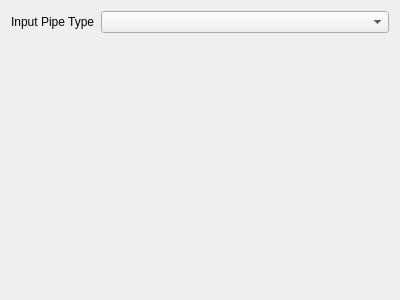
<?xml version="1.0" encoding="UTF-8"?>
<ui version="4.0">
 <class>inPsWidgetSelection</class>
 <widget class="QWidget" name="inPsWidgetSelection">
  <property name="geometry">
   <rect>
    <x>0</x>
    <y>0</y>
    <width>400</width>
    <height>300</height>
   </rect>
  </property>
  <property name="windowTitle">
   <string>Form</string>
  </property>
  <layout class="QVBoxLayout" name="verticalLayout">
   <item>
    <layout class="QHBoxLayout" name="horizontalLayout">
     <item>
      <widget class="QLabel" name="type_lbl">
       <property name="text">
        <string>Input Pipe Type</string>
       </property>
      </widget>
     </item>
     <item>
      <widget class="QComboBox" name="types_cmb">
       <property name="sizePolicy">
        <sizepolicy hsizetype="Preferred" vsizetype="Fixed">
         <horstretch>1</horstretch>
         <verstretch>0</verstretch>
        </sizepolicy>
       </property>
      </widget>
     </item>
    </layout>
   </item>
   <item>
    <widget class="QWidget" name="activeWidget" native="true">
     <property name="sizePolicy">
      <sizepolicy hsizetype="Preferred" vsizetype="Preferred">
       <horstretch>0</horstretch>
       <verstretch>1</verstretch>
      </sizepolicy>
     </property>
    </widget>
   </item>
  </layout>
 </widget>
 <resources/>
 <connections/>
</ui>
